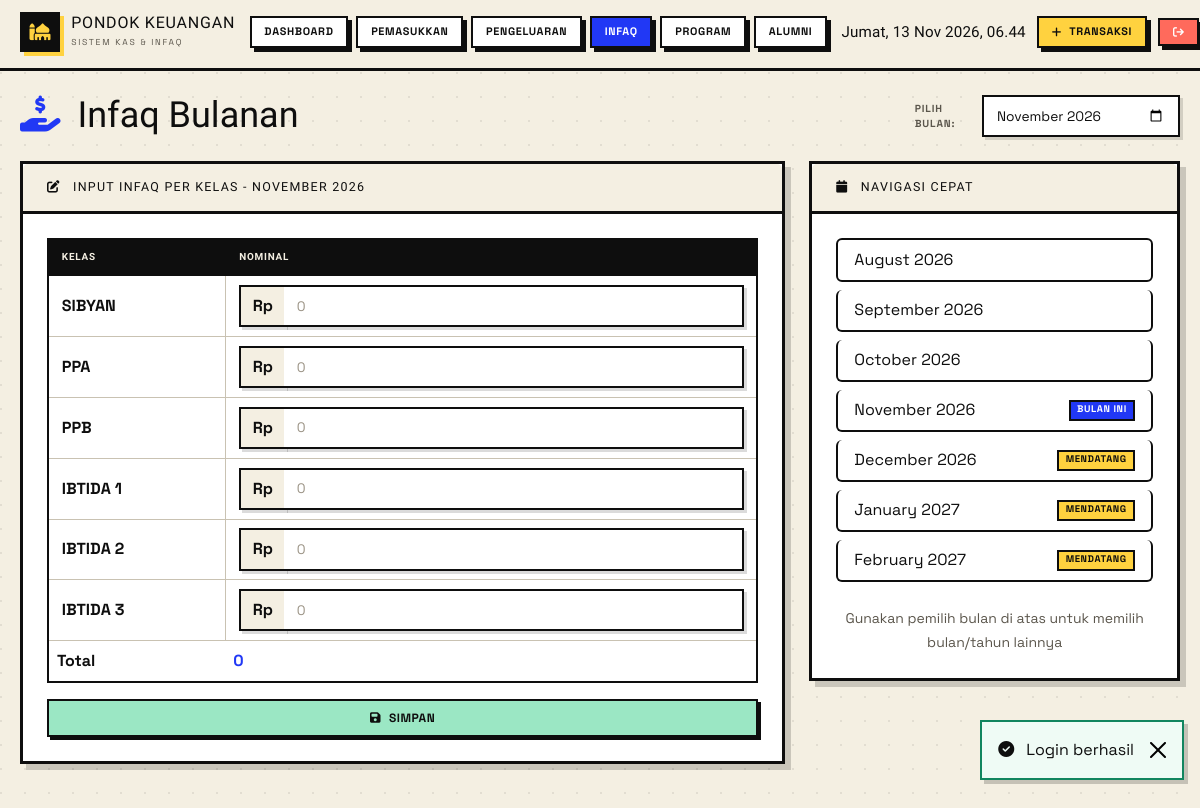
Page /infaq (signed in) on the committed database.
### tables this page shows
CREATE TABLE classes (
    id INT AUTO_INCREMENT PRIMARY KEY,
    name VARCHAR(50) NOT NULL,
    created_at TIMESTAMP DEFAULT CURRENT_TIMESTAMP
);

### controllers/OperationalController.php (called while the page is built, shortened)
<?php
require_once __DIR__ . '/../models/Operational.php';
require_once __DIR__ . '/../models/Infaq.php';
class OperationalController {
    public function infaqList() {
        $infaqModel = new Infaq();
        $classes = $infaqModel->getClasses();
        $bulanTahun = $_GET['month'] ?? date('Y-m-01');
        $amounts = [];
        $total = $infaqModel->getTotalByMonth($bulanTahun);
        require __DIR__ . '/../views/operasional/infaq.php';
    }
}

### config/database.php (called while the page is built, shortened)
<?php
class Database {
    private static $instance = null;
    private $conn;
    private function __construct() {
        try {
            $this->conn = new PDO(
                "mysql:host=" . DB_HOST . ";dbname=" . DB_NAME . ";charset=utf8mb4",
                DB_USER,
                DB_PASS,
                [
                    PDO::ATTR_ERRMODE => PDO::ERRMODE_EXCEPTION,
                    PDO::ATTR_DEFAULT_FETCH_MODE => PDO::FETCH_ASSOC,
                    PDO::ATTR_EMULATE_PREPARES => false
                ]
            );
        } catch(PDOException $e) {
            die("Connection failed: " . $e->getMessage());
        }
    }
    public static function getInstance() {
        if (self::$instance === null) {
            self::$instance = new self();
        }
        return self::$instance;
    }
    public function getConnection() {
        return $this->conn;
    }
}

### models/Infaq.php (called while the page is built, shortened)
<?php
require_once __DIR__ . '/../config/database.php';
class Infaq {
    private $db;
    public function __construct() {
        $this->db = Database::getInstance()->getConnection();
    }
    public function getClasses() {
        $stmt = $this->db->query("SELECT * FROM classes ORDER BY id");
        return $stmt->fetchAll();
    }
    public function getTotalByMonth($bulanTahun) {
        $month = substr($bulanTahun, 0, 7);
        $stmt = $this->db->prepare("SELECT SUM(amount) as total FROM infaq_monthly WHERE DATE_FORMAT(bulan_tahun, '%Y-%m') = ?");
        $stmt->execute([$month]);
        $result = $stmt->fetch();
        return $result['total'] ?? 0;
    }
}

### views/operasional/infaq.php (the view, shortened to what this page needs)
<?php
require_once __DIR__ . '/../layouts/header.php';
$bulanTahun = $bulanTahun ?? date('Y-m-01');
$bulanText = date('F Y', strtotime($bulanTahun));
?>
<main>
    <div class="d-flex justify-content-between align-items-center mb-4 flex-wrap gap-3">
        <h1 class="h3 mb-0">
            <i class="fas fa-hand-holding-usd text-primary me-2"></i>
            Infaq Bulanan
        </h1>
        <div class="d-flex gap-2 align-items-center">
            <label for="monthPicker" class="form-label mb-0 me-2">Pilih Bulan:</label>
            <input type="month" id="monthPicker" class="form-control"
                   value="<?= date('Y-m', strtotime($bulanTahun)) ?>"
                   onchange="window.location.href='infaq?month=' + this.value">
        </div>
    </div>
    <div class="row g-4">
        <div class="col-lg-8">
            <div class="card">
                <div class="card-header bg-white py-3 px-4">
                    <h6 class="mb-0">
                        <i class="fas fa-edit me-2"></i>
                        Input Infaq Per Kelas - <?= $bulanText ?>
                    </h6>
                </div>
                <div class="card-body p-4">
                    <form method="POST" action="infaq/save">
                        <div class="table-responsive">
                            <table class="table table-hover">
                                <thead>
                                    <tr>
                                        <th>Kelas</th>
                                        <th>Nominal</th>
                                    </tr>
                                </thead>
                                <tbody>
                                    <?php foreach ($classes as $class): ?>
                                    <tr>
                                        <td class="fw-bold"><?= htmlspecialchars($class['name']) ?></td>
                                        <td>
                                            <div class="input-group">
                                                <span class="input-group-text">Rp</span>
                                                <input type="number" name="amount[<?= $class['id'] ?>]"
                                                       class="form-control"
                                                       value="<?= $amounts[$class['id']] ?? '' ?>"
                                                       min="0" placeholder="0">
                                            </div>
                                        </td>
                                    </tr>
                                    <?php endforeach; ?>
                                </tbody>
                                <tfoot>
                                    <tr>
                                        <td><strong>Total</strong></td>
                                        <td><strong class="text-primary"><?= number_format($total ?? 0, 0, ',', '.') ?></strong></td>
                                    </tr>
                                </tfoot>
                            </table>
                        </div>
                        <button type="submit" class="btn btn-success w-100 mt-3">
                            <i class="fas fa-save me-2"></i>Simpan
                        </button>
                    </form>
                </div>
            </div>
        </div>
        <div class="col-lg-4">
            <div class="card">
                <div class="card-header bg-white py-3 px-4">
                    <h6 class="mb-0">
                        <i class="fas fa-calendar me-2"></i>
                        Navigasi Cepat
                    </h6>
                </div>
                <div class="card-body p-4">
                    <div class="list-group">
                        <?php for ($i = -3; $i <= 3; $i++): ?>
                        <?php $m = date('Y-m', strtotime("$i months")); ?>
                        <a href="infaq?month=<?= $m ?>" class="list-group-item list-group-item-action d-flex justify-content-between align-items-center rounded mb-2">
                            <?= date('F Y', strtotime("$i months")) ?>
                            <?php if ($m === date('Y-m')): ?>
                            <span class="badge bg-primary">Bulan Ini</span>
                            <?php elseif ($i > 0): ?>
                            <span class="badge bg-warning">Mendatang</span>
                            <?php endif; ?>
                        </a>
                        <?php endfor; ?>
                    </div>
                    <div class="mt-3 text-center">
                        <small class="text-muted">Gunakan pemilih bulan di atas untuk memilih bulan/tahun lainnya</small>
                    </div>
                </div>
            </div>
        </div>
    </div>
</main>
<?php require_once __DIR__ . '/../layouts/footer.php'; ?>

### public/index.php (shortened to what this page needs)
<?php
require_once __DIR__ . '/../controllers/OperationalController.php';
$path = $_GET['url'] ?? '';
$path = trim($path, '/');
$routes = [
    'income' => ['OperationalController', 'incomeList'],
    'income/create' => ['OperationalController', 'createIncome'],
    'income/delete/(\d+)' => ['OperationalController', 'deleteIncome'],
    'expense' => ['OperationalController', 'expenseList'],
    'expense/create' => ['OperationalController', 'createExpense'],
    'expense/delete/(\d+)' => ['OperationalController', 'deleteExpense'],
    'category' => ['OperationalController', 'categoryList'],
    'category/create' => ['OperationalController', 'createCategory'],
    'category/delete/(\d+)' => ['OperationalController', 'deleteCategory'],
    'infaq' => ['OperationalController', 'infaqList'],
    'infaq/save' => ['OperationalController', 'saveInfaq'],
    'report' => ['OperationalController', 'monthlyReport'],
    'report/yearly' => ['OperationalController', 'yearlyReport'],
    'program' => ['ProgramController', 'index'],
    'program/create' => ['ProgramController', 'create'],
    'program/update/(\d+)' => ['ProgramController', 'update'],
    'program/delete/(\d+)' => ['ProgramController', 'delete'],
    'program/detail/(\d+)' => ['ProgramController', 'detail'],
    'program/manage/(\d+)' => ['ProgramController', 'manageAlumni'],
    'program/participant/add/(\d+)/(\d+)' => ['ProgramController', 'addParticipant'],
    'program/participant/remove/(\d+)/(\d+)' => ['ProgramController', 'removeParticipant'],
    'program/payment/(\d+)/(\d+)' => ['ProgramController', 'updatePayment'],
    'program/export/(\d+)' => ['ProgramController', 'export'],
    'alumni' => ['AlumniController', 'index'],
    'alumni/create' => ['AlumniController', 'create'],
    'alumni/update' => ['AlumniController', 'update'],
    'alumni/delete/(\d+)' => ['AlumniController', 'delete'],
];
foreach ($routes as $pattern => $handler) {
    if (preg_match('#^' . $pattern . '$#', $path, $matches)) {
        array_shift($matches);
        list($controllerClass, $method) = $handler;
        $controller = new $controllerClass();
        call_user_func_array([$controller, $method], $matches);
        exit;
    }
}

### views/layouts/header.php (style rules this page uses)
:root { --paper: #f4efe2; --paper-2: #efe6d1; --ink: #0e0e0e; --blue: #2138f5; --blue-dark: #1526c9; --yellow: #ffd23f; --mint: #9be7c4; --red: #ff6a5c; --violet: #7c6cf0; --muted: #5b564c; --title: 'Archivo Black', 'Arial Black', sans-serif; --body: 'Space Grotesk', 'Inter', -apple-system, BlinkMacSystemFont, 'Segoe UI', sans-serif; }
* { box-sizing: border-box; }
html { scroll-behavior: smooth; }
body { margin: 0; min-height: 100vh; font-family: var(--body); color: var(--ink); background: var(--paper); background-image: radial-gradient(circle at 1px 1px, rgba(14,14,14,.08) 1px, transparent 0); background-size: 24px 24px; }
h1, h2, h3, h4, h5, h6 { font-family: var(--title); color: var(--ink); }
.main-content h1 { font-size: clamp(1.55rem, 3vw, 2.25rem); line-height: 1.1; margin-bottom: .35rem; }
.main-content h1 i { color: var(--blue); margin-right: .5rem; }
.text-primary { color: var(--blue) !important; }
.text-muted { color: var(--muted) !important; }
.card { background: #fff; border: 3px solid var(--ink); border-radius: 0; box-shadow: 6px 6px 0 rgba(14,14,14,.18); overflow: hidden; }
.card-header { background: var(--paper); border-bottom: 3px solid var(--ink); padding: .8rem 1.1rem; }
.card-header.bg-white { background: var(--paper) !important; }
.card-header h6, .card-header h5 { margin: 0; font-size: .78rem; letter-spacing: .1em; text-transform: uppercase; }
.card-body { padding: 1.1rem; }
.badge { border-radius: 0 !important; border: 2px solid var(--ink); font-weight: 700; text-transform: uppercase; font-size: .6rem; letter-spacing: .06em; padding: .4em .65em; }
.badge.bg-warning { background: var(--yellow) !important; color: var(--ink) !important; }
.badge.bg-primary { background: var(--blue) !important; color: #fff !important; }
.table { --bs-table-bg: transparent; --bs-table-color: var(--ink); --bs-table-border-color: var(--ink); --bs-table-hover-bg: rgba(255,210,63,.28); border: 2.5px solid var(--ink); margin-bottom: 0; }
.table thead th { background: var(--ink); color: var(--paper); border: 2px solid var(--ink); font-family: var(--title); font-size: .62rem; letter-spacing: .08em; text-transform: uppercase; padding: .6rem .8rem; white-space: nowrap; }
.table tbody td { border: 1.5px solid #c9c2b2; padding: .55rem .8rem; vertical-align: middle; }
.form-label { font-size: .64rem; font-weight: 700; letter-spacing: .08em; text-transform: uppercase; color: var(--muted); margin-bottom: .45rem; }
.form-control, .form-select { background: #fff; color: var(--ink); border: 2.5px solid var(--ink); border-radius: 0; font-family: var(--body); font-size: .86rem; padding: .55rem .8rem; box-shadow: 3px 3px 0 rgba(14,14,14,.15); }
.form-control::placeholder { color: #9a9284; opacity: 1; }
.input-group-text { background: var(--paper) !important; border: 2.5px solid var(--ink); border-right: none; border-radius: 0 !important; color: var(--ink); font-weight: 700; box-shadow: 3px 3px 0 rgba(14,14,14,.15); }
.input-group > :not(:first-child) { border-left: 0; }
.btn { border-radius: 0 !important; border: 2.5px solid var(--ink); font-family: var(--body); font-weight: 700; text-transform: uppercase; letter-spacing: .04em; font-size: .75rem; padding: .5rem .85rem; box-shadow: 3px 3px 0 var(--ink); transition: transform .1s ease, box-shadow .1s ease, background .12s ease, color .12s ease; }
.btn-success { background: var(--mint); color: var(--ink); }
.list-group-item { background: #fff; border: 2px solid var(--ink); border-radius: 0; color: var(--ink); }

### rows in the picture
classes: name "SIBYAN"
classes: name "PPA"
classes: name "PPB"
classes: name "IBTIDA 1"
classes: name "IBTIDA 2"
classes: name "IBTIDA 3"

### other values in the picture
$total "0"
date('F Y', strtotime("$i months")) "August 2026"
date('F Y', strtotime("$i months")) "September 2026"
date('F Y', strtotime("$i months")) "October 2026"
date('F Y', strtotime("$i months")) "November 2026"
date('F Y', strtotime("$i months")) "December 2026"
date('F Y', strtotime("$i months")) "January 2027"
date('F Y', strtotime("$i months")) "February 2027"
